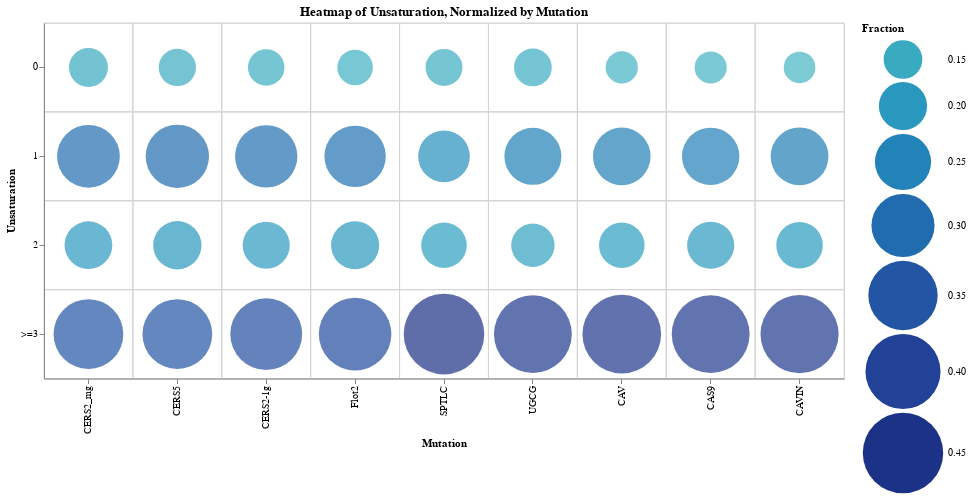

Notebook source saved alongside this figure:
### Code cell
functions.bubble_heatmap(umap, df_u, var_type='ordinal', title='Heatmap of Unsaturation, Normalized by Mutation')

### Figure 1 — Vega-Lite specification as saved in the notebook (floating-point values rounded to 4 significant figures)
{"config": {"view": {"continuousWidth": 300, "continuousHeight": 300}, "background": "white"}, "layer": [{"mark": {"type": "rect", "fill": null, "stroke": "lightgray"}, "encoding": {"x": {"field": "Mutation", "sort": null, "type": "nominal"}, "y": {"field": "Unsaturation 2", "sort": null, "type": "ordinal"}}, "title": "Heatmap of Unsaturation, Normalized by Mutation"}, {"mark": {"type": "circle"}, "encoding": {"color": {"field": "Fraction", "scale": {"scheme": "yellowgreenblue", "domain": [0.1198, 0.4522], "domainMid": 0}, "type": "quantitative"}, "size": {"field": "Fraction", "scale": {"domain": [0.1198, 0.4522], "domainMid": 0, "range": [1000, 6500]}, "type": "quantitative"}, "tooltip": [{"field": "Mutation", "type": "nominal"}, {"field": "Unsaturation 2", "type": "nominal"}, {"field": "Fraction", "type": "quantitative"}], "x": {"field": "Mutation", "sort": null, "type": "nominal"}, "y": {"field": "Unsaturation 2", "sort": null, "title": "Unsaturation", "type": "ordinal"}}}], "data": {"name": "data-64c82c55f3732d3513635fee95a3d638"}, "height": 355.6, "width": 800, "$schema": "https://vega.github.io/schema/vega-lite/v5.8.0.json", "datasets": {"data-64c82c55f3732d3513635fee95a3d638": [{"Unsaturation 2": "0", "Mutation": "CERS2_mg", "Fraction": 0.1511}, {"Unsaturation 2": "1", "Mutation": "CERS2_mg", "Fraction": 0.2978}, {"Unsaturation 2": "2", "Mutation": "CERS2_mg", "Fraction": 0.1973}, {"Unsaturation 2": ">=3", "Mutation": "CERS2_mg", "Fraction": 0.3539}, {"Unsaturation 2": "0", "Mutation": "CERS5", "Fraction": 0.1435}, {"Unsaturation 2": "1", "Mutation": "CERS5", "Fraction": 0.3023}, {"Unsaturation 2": "2", "Mutation": "CERS5", "Fraction": 0.2006}, {"Unsaturation 2": ">=3", "Mutation": "CERS5", "Fraction": 0.3537}, {"Unsaturation 2": "0", "Mutation": "CERS2-1g", "Fraction": 0.1401}, {"Unsaturation 2": "1", "Mutation": "CERS2-1g", "Fraction": 0.2945}, {"Unsaturation 2": "2", "Mutation": "CERS2-1g", "Fraction": 0.1934}, {"Unsaturation 2": ">=3", "Mutation": "CERS2-1g", "Fraction": 0.372}, {"Unsaturation 2": "0", "Mutation": "Flot2", "Fraction": 0.136}, {"Unsaturation 2": "1", "Mutation": "Flot2", "Fraction": 0.2873}, {"Unsaturation 2": "2", "Mutation": "Flot2", "Fraction": 0.1988}, {"Unsaturation 2": ">=3", "Mutation": "Flot2", "Fraction": 0.378}, {"Unsaturation 2": "0", "Mutation": "SPTLC", "Fraction": 0.142}, {"Unsaturation 2": "1", "Mutation": "SPTLC", "Fraction": 0.2209}, {"Unsaturation 2": "2", "Mutation": "SPTLC", "Fraction": 0.1849}, {"Unsaturation 2": ">=3", "Mutation": "SPTLC", "Fraction": 0.4522}, {"Unsaturation 2": "0", "Mutation": "UGCG", "Fraction": 0.1455}, {"Unsaturation 2": "1", "Mutation": "UGCG", "Fraction": 0.2561}, {"Unsaturation 2": "2", "Mutation": "UGCG", "Fraction": 0.1732}, {"Unsaturation 2": ">=3", "Mutation": "UGCG", "Fraction": 0.4253}, {"Unsaturation 2": "0", "Mutation": "CAV", "Fraction": 0.1223}, {"Unsaturation 2": "1", "Mutation": "CAV", "Fraction": 0.2599}, {"Unsaturation 2": "2", "Mutation": "CAV", "Fraction": 0.1846}, {"Unsaturation 2": ">=3", "Mutation": "CAV", "Fraction": 0.4332}, {"Unsaturation 2": "0", "Mutation": "CAS9", "Fraction": 0.1218}, {"Unsaturation 2": "1", "Mutation": "CAS9", "Fraction": 0.2585}, {"Unsaturation 2": "2", "Mutation": "CAS9", "Fraction": 0.1938}, {"Unsaturation 2": ">=3", "Mutation": "CAS9", "Fraction": 0.426}, {"Unsaturation 2": "0", "Mutation": "CAVIN", "Fraction": 0.1198}, {"Unsaturation 2": "1", "Mutation": "CAVIN", "Fraction": 0.2617}, {"Unsaturation 2": "2", "Mutation": "CAVIN", "Fraction": 0.1902}, {"Unsaturation 2": ">=3", "Mutation": "CAVIN", "Fraction": 0.4283}]}}
